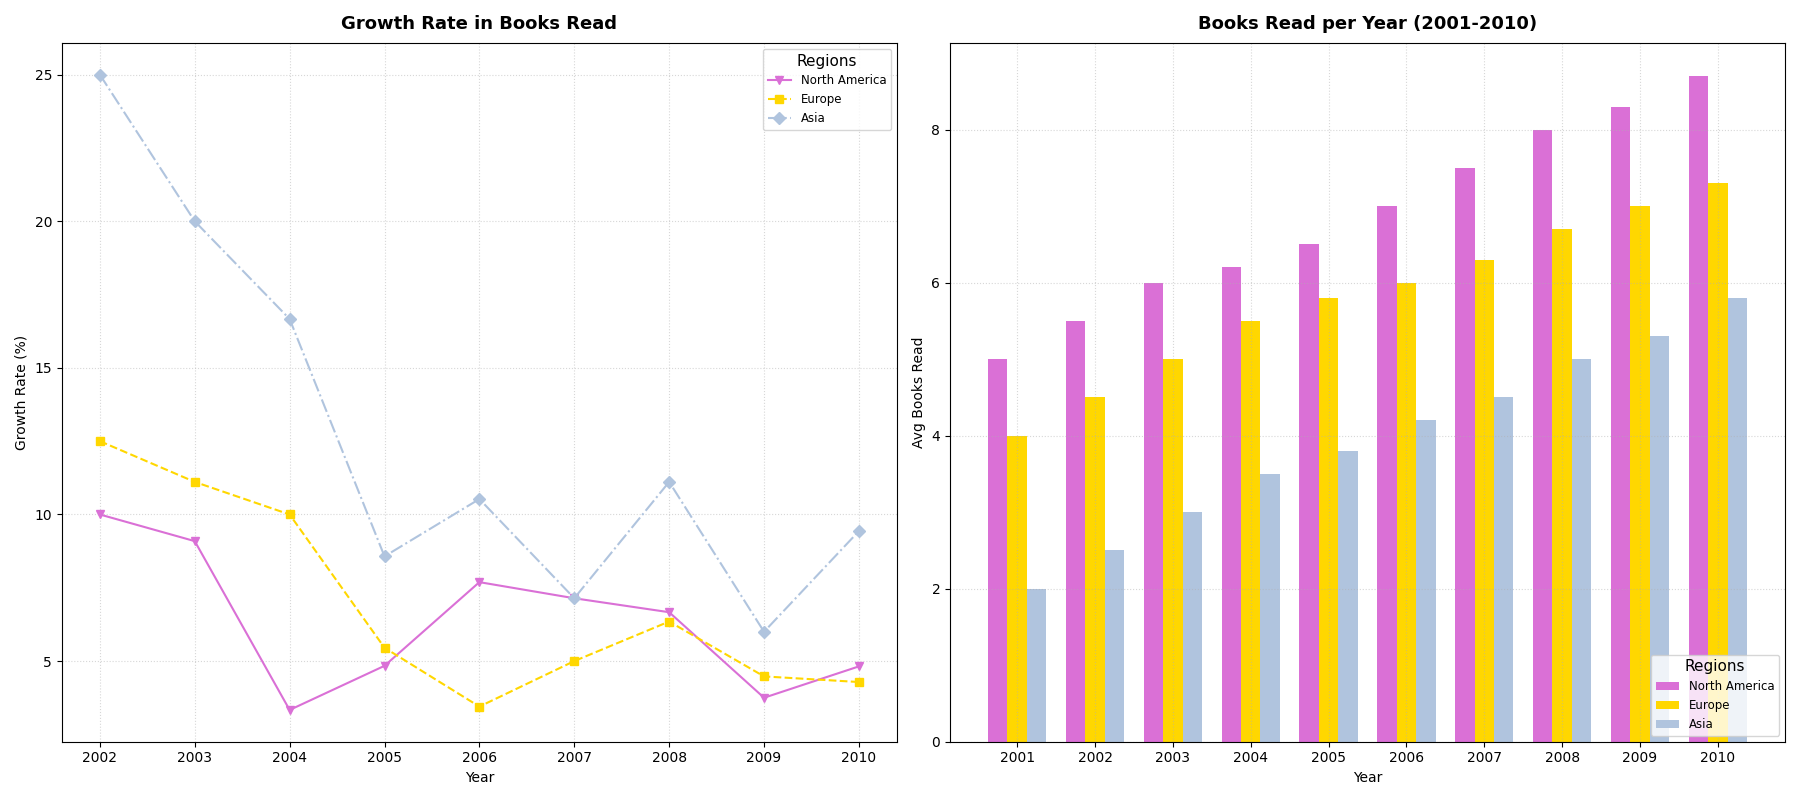

Write Python code to recreate this figure.
import matplotlib.pyplot as plt
import numpy as np

years = np.arange(2001, 2011)
north_america_books = np.array([5, 5.5, 6, 6.2, 6.5, 7, 7.5, 8, 8.3, 8.7])
europe_books = np.array([4, 4.5, 5, 5.5, 5.8, 6, 6.3, 6.7, 7, 7.3])
asia_books = np.array([2, 2.5, 3, 3.5, 3.8, 4.2, 4.5, 5, 5.3, 5.8])

north_america_growth = np.diff(north_america_books) / north_america_books[:-1] * 100 
europe_growth = np.diff(europe_books) / europe_books[:-1] * 100
asia_growth = np.diff(asia_books) / asia_books[:-1] * 100

fig, (ax1, ax2) = plt.subplots(1, 2, figsize=(18, 8))

x = np.arange(len(years))
width = 0.25

ax2.bar(x - width, north_america_books, width, label='North America', color='orchid')
ax2.bar(x, europe_books, width, label='Europe', color='gold')
ax2.bar(x + width, asia_books, width, label='Asia', color='lightsteelblue')

ax2.set_xlabel('Year', fontsize=10)
ax2.set_ylabel('Avg Books Read', fontsize=10)
ax2.set_title('Books Read per Year (2001-2010)', fontsize=13, weight='bold', pad=10)
ax2.set_xticks(x)
ax2.set_xticklabels(years, rotation=0)
ax2.legend(loc='lower right', fontsize=8.5, title='Regions', title_fontsize=11)
ax2.grid(True, linestyle=':', alpha=0.5)

ax1.plot(x[1:], north_america_growth, marker='v', linestyle='-', label='North America', color='orchid')
ax1.plot(x[1:], europe_growth, marker='s', linestyle='--', label='Europe', color='gold')
ax1.plot(x[1:], asia_growth, marker='D', linestyle='-.', label='Asia', color='lightsteelblue')

ax1.set_xlabel('Year', fontsize=10)
ax1.set_ylabel('Growth Rate (%)', fontsize=10)
ax1.set_title('Growth Rate in Books Read', fontsize=13, weight='bold', pad=10)
ax1.set_xticks(x[1:])
ax1.set_xticklabels(years[1:], rotation=0)
ax1.legend(loc='upper right', fontsize=8.5, title='Regions', title_fontsize=11)
ax1.grid(True, linestyle=':', alpha=0.5)

plt.tight_layout()
plt.show()
